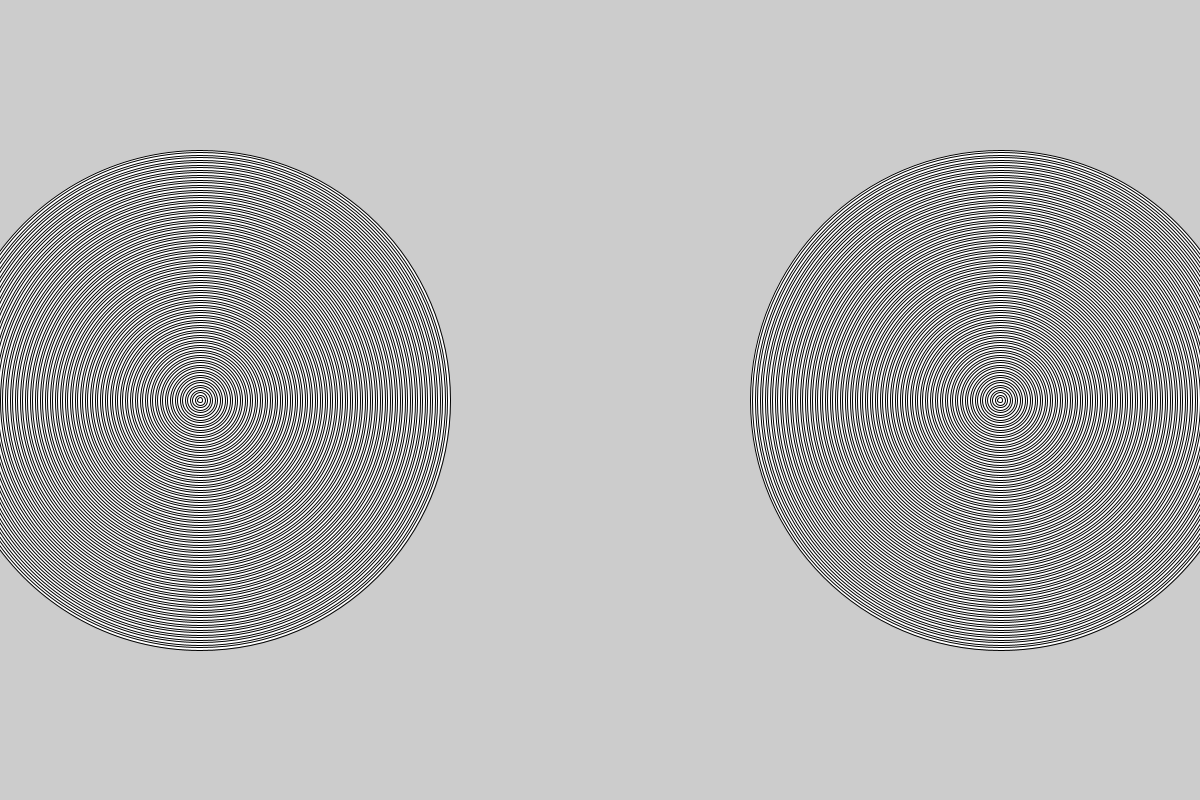
Frame 1 (no input)
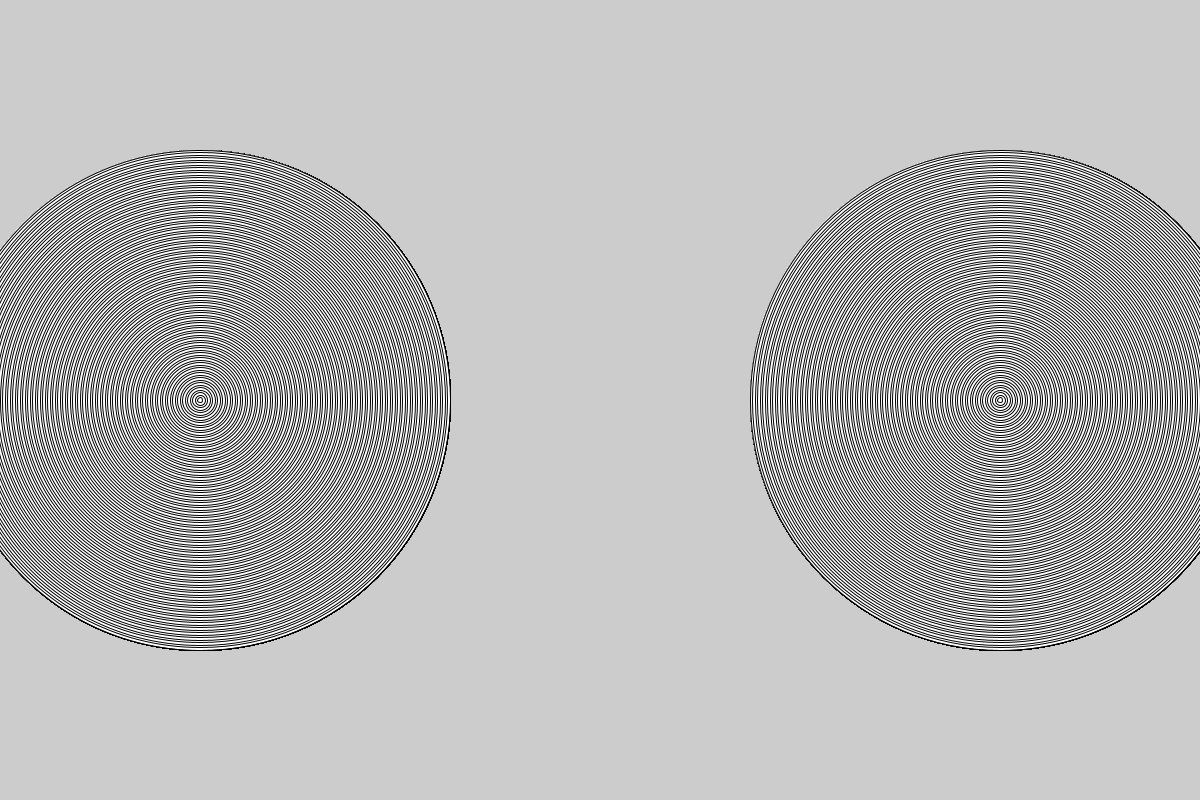
Frame 60 (the mouse pressed at the canvas centre just before this capture)
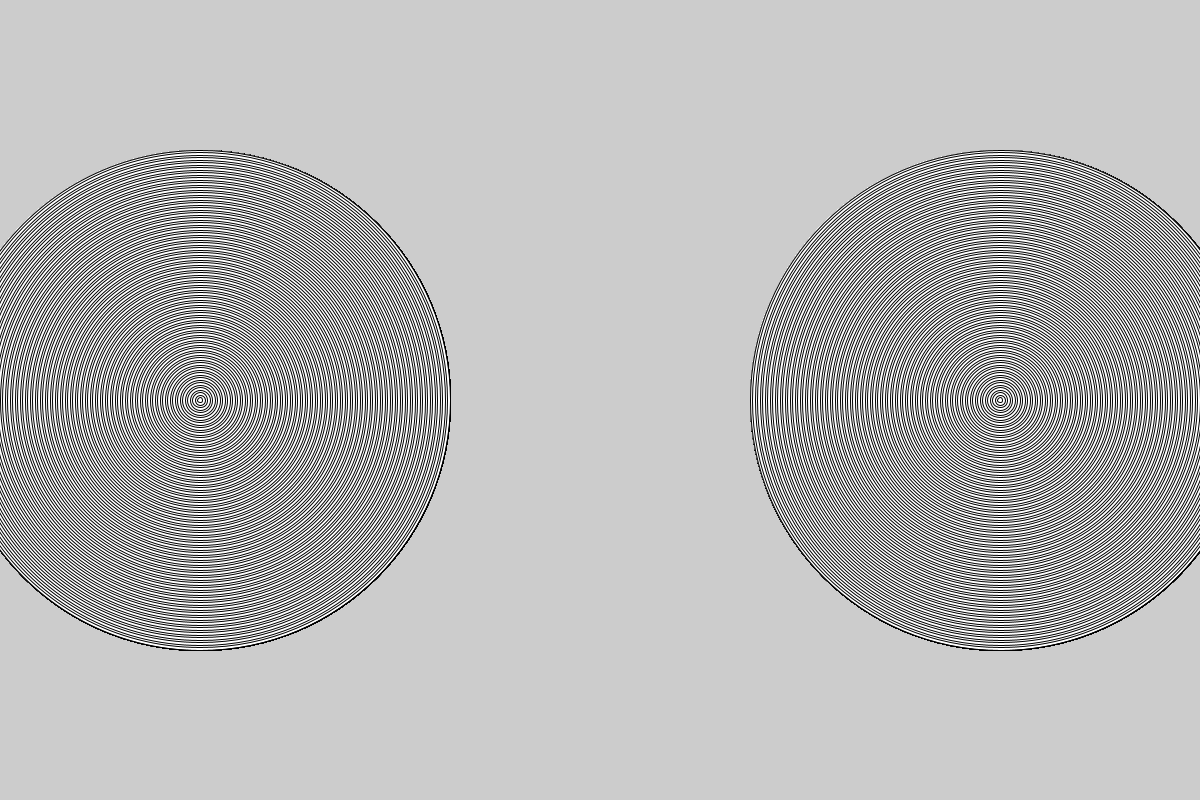
Frame 120 (the mouse held since frame 60 and released just before this capture)

The Processing sketch that drew these frames (run headless with seeded random() and noise(); from frame 60 on, the mouse is pressed at the canvas centre):

// Processing sketch: Rings
// ── Rings.pde
void setup(){
  size(1200,800);
}
void draw(){
  for(int i=100;i>0;i--){
 int radius = i*5;
if(i%2==0){
ellipse(200,400,radius,radius);      
ellipse(1000,400,radius,radius);
}  
else{
ellipse(200,400,radius,radius); 
ellipse(1000,400,radius,radius);
}
}
}
